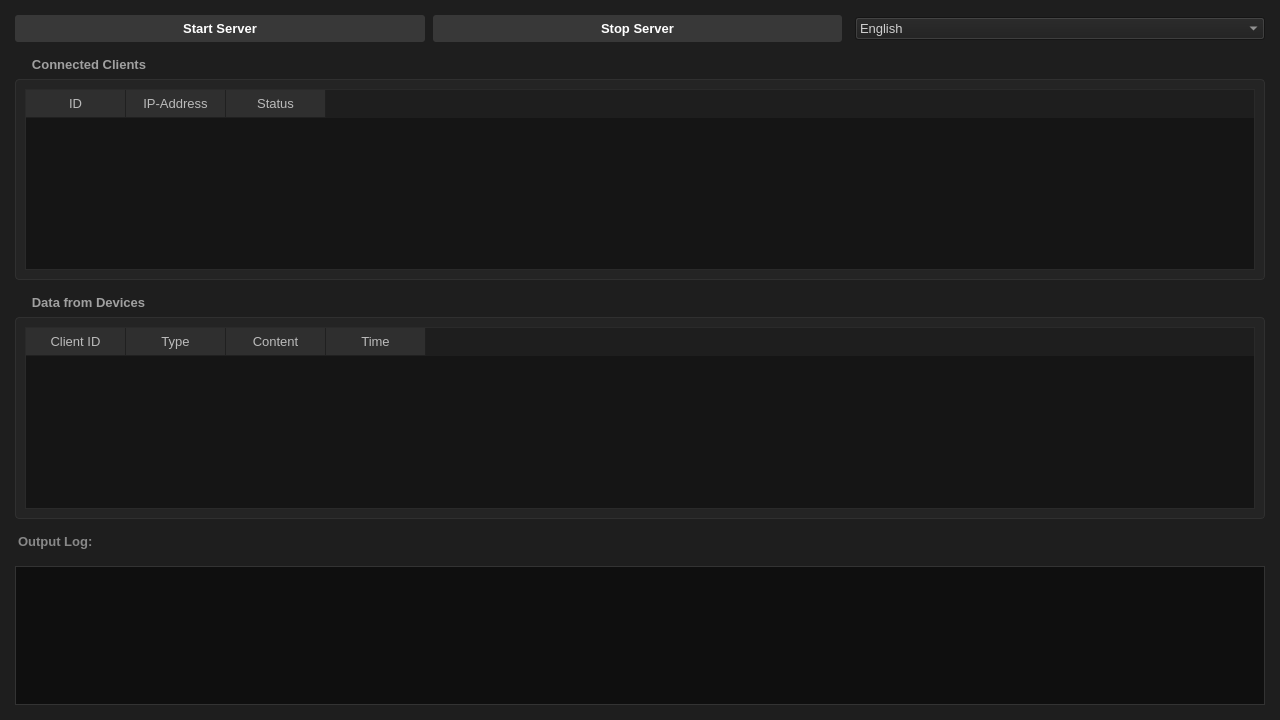
<?xml version="1.0" encoding="UTF-8"?>
<ui version="4.0">
 <class>MainWindow</class>
 <widget class="QMainWindow" name="MainWindow">
  <property name="geometry">
   <rect>
    <x>0</x>
    <y>0</y>
    <width>1280</width>
    <height>720</height>
   </rect>
  </property>
  <property name="windowTitle">
   <string>Server Control</string>
  </property>
  <property name="styleSheet">
   <string notr="true">/* --- Стиль Unreal Engine 5 --- */

/* Глобальный фон и текст */
QWidget
{
    background-color: #1e1e1e;
    color: #cfcfcf;
    font-family: &quot;Segoe UI&quot;, &quot;Roboto&quot;, sans-serif;
    font-size: 10pt;
}

/* --- Кнопки (Flat Style) --- */
QPushButton
{
    background-color: #383838;
    border: none;
    border-radius: 3px;
    padding: 6px 15px;
    color: #ffffff;
    font-weight: bold;
    min-width: 80px;
}

QPushButton:hover
{
    background-color: #505050;
}

QPushButton:pressed
{
    background-color: #8F3460;
}

/* --- Группы (GroupBox) --- */
QGroupBox
{
    border: 1px solid #303030;
    border-radius: 4px;
    margin-top: 22px;
    background-color: #242424;
    font-weight: bold;
}

QGroupBox::title
{
    subcontrol-origin: margin;
    subcontrol-position: top left;
    left: 10px;
    padding: 0 5px;
    background-color: #1e1e1e; /* Перекрытие рамки заголовком */
    color: #a0a0a0;
}

/* --- Таблицы --- */
QTableWidget
{
    background-color: #151515;
    border: 1px solid #2a2a2a;
    gridline-color: #2a2a2a;
    selection-background-color: #8F3460;
    selection-color: white;
}

QHeaderView::section
{
    background-color: #2f2f2f;
    color: #bbbbbb;
    padding: 4px;
    border: none;
    border-right: 1px solid #202020;
    border-bottom: 1px solid #202020;
}

QTableCornerButton::section
{
    background-color: #2f2f2f;
    border: none;
}

/* --- Лог (TextEdit) --- */
QTextEdit
{
    background-color: #0f0f0f;
    border: 1px solid #333333;
    color: #aaaaaa;
    font-family: &quot;Consolas&quot;, monospace;
    selection-background-color: #8F3460;
}

/* --- Скроллбары --- */
QScrollBar:vertical
{
    border: none;
    background: #1e1e1e;
    width: 8px;
    margin: 0px;
}

QScrollBar::handle:vertical
{
    background: #484848;
    min-height: 20px;
    border-radius: 4px;
}

QScrollBar::add-line:vertical, QScrollBar::sub-line:vertical
{
    height: 0px;
}

</string>
  </property>
  <widget class="QWidget" name="centralwidget">
   <layout class="QVBoxLayout" name="verticalLayout">
    <property name="spacing">
     <number>15</number>
    </property>
    <property name="leftMargin">
     <number>15</number>
    </property>
    <property name="topMargin">
     <number>15</number>
    </property>
    <property name="rightMargin">
     <number>15</number>
    </property>
    <property name="bottomMargin">
     <number>15</number>
    </property>
    <item>
     <layout class="QHBoxLayout" name="horizontalLayout_Controls">
      <property name="spacing"><number>8</number></property>
      <item>
       <widget class="QPushButton" name="m_btnStartClients">
        <property name="text"><string>Start Server</string></property>
       </widget>
      </item>
      <item>
       <widget class="QPushButton" name="m_btnStopClients">
        <property name="text"><string>Stop Server</string></property>
       </widget>
      </item>
      <item>
       <spacer name="horizontalSpacer">
        <property name="orientation"><enum>Qt::Horizontal</enum></property>
        <property name="sizeType"><enum>QSizePolicy::Preferred</enum></property>
       </spacer>
      </item>
      <item>
       <widget class="QComboBox" name="m_langCombo">
        <item><property name="text"><string>English</string></property></item>
        <item><property name="text"><string>Русский</string></property></item>
       </widget>
      </item>
     </layout>
    </item>
    <item>
     <widget class="QGroupBox" name="grpClients">
      <property name="title">
       <string>Connected Clients</string>
      </property>
      <layout class="QVBoxLayout" name="verticalLayout_2">
       <item>
        <widget class="QTableWidget" name="m_clientTable">
         <property name="showGrid">
          <bool>false</bool>
         </property>
         <property name="alternatingRowColors">
          <bool>false</bool>
         </property>
         <property name="selectionBehavior">
          <enum>QAbstractItemView::SelectRows</enum>
         </property>
         <attribute name="horizontalHeaderStretchLastSection">
          <bool>false</bool>
         </attribute>
         <attribute name="verticalHeaderVisible">
          <bool>false</bool>
         </attribute>
         <column>
          <property name="text">
           <string>ID</string>
          </property>
         </column>
         <column>
          <property name="text">
           <string>IP-Address</string>
          </property>
         </column>
         <column>
          <property name="text">
           <string>Status</string>
          </property>
         </column>
        </widget>
       </item>
      </layout>
     </widget>
    </item>
    <item>
     <widget class="QGroupBox" name="grpData">
      <property name="title">
       <string>Data from Devices</string>
      </property>
      <layout class="QVBoxLayout" name="verticalLayout_3">
       <item>
        <widget class="QTableWidget" name="m_dataTable">
         <property name="showGrid">
          <bool>false</bool>
         </property>
         <property name="alternatingRowColors">
          <bool>false</bool>
         </property>
         <property name="selectionBehavior">
          <enum>QAbstractItemView::SelectRows</enum>
         </property>
         <attribute name="horizontalHeaderStretchLastSection">
          <bool>false</bool>
         </attribute>
         <attribute name="verticalHeaderVisible">
          <bool>false</bool>
         </attribute>
         <column>
          <property name="text">
           <string>Client ID</string>
          </property>
         </column>
         <column>
          <property name="text">
           <string>Type</string>
          </property>
         </column>
         <column>
          <property name="text">
           <string>Content</string>
          </property>
         </column>
         <column>
          <property name="text">
           <string>Time</string>
          </property>
         </column>
        </widget>
       </item>
      </layout>
     </widget>
    </item>
    <item>
     <widget class="QLabel" name="label_Log">
      <property name="text">
       <string>Output Log:</string>
      </property>
      <property name="styleSheet">
       <string notr="true">color: #888888; font-weight: bold; margin-bottom: 2px;</string>
      </property>
     </widget>
    </item>
    <item>
     <widget class="QTextEdit" name="m_logEdit">
      <property name="maximumSize">
       <size>
        <width>16777215</width>
        <height>150</height>
       </size>
      </property>
      <property name="readOnly">
       <bool>true</bool>
      </property>
     </widget>
    </item>
   </layout>
  </widget>
 </widget>
 <resources/>
 <connections/>
</ui>
